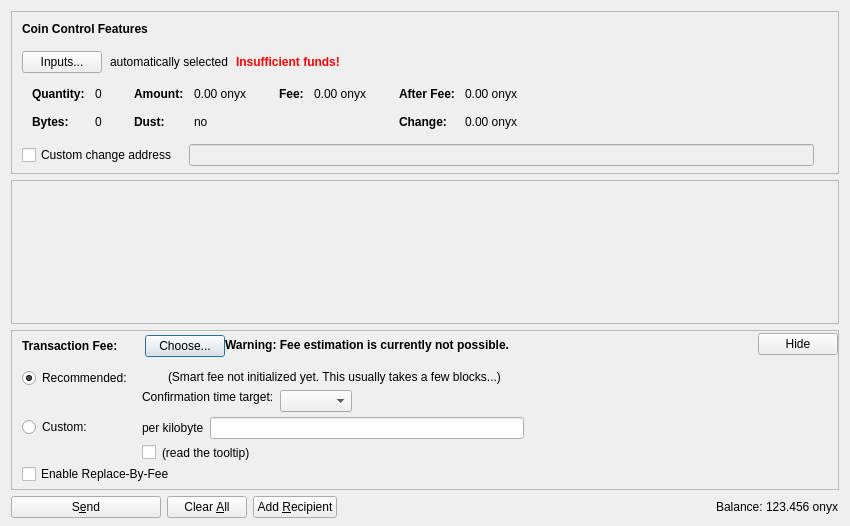
<?xml version="1.0" encoding="UTF-8"?>
<ui version="4.0">
 <class>SendCoinsDialog</class>
 <widget class="QDialog" name="SendCoinsDialog">
  <property name="geometry">
   <rect>
    <x>0</x>
    <y>0</y>
    <width>850</width>
    <height>526</height>
   </rect>
  </property>
  <property name="windowTitle">
   <string>Send Coins</string>
  </property>
  <layout class="QVBoxLayout" name="verticalLayout" stretch="0,1,0,0">
   <property name="bottomMargin">
    <number>8</number>
   </property>
   <item>
    <widget class="QFrame" name="frameCoinControl">
     <property name="sizePolicy">
      <sizepolicy hsizetype="Expanding" vsizetype="Expanding">
       <horstretch>0</horstretch>
       <verstretch>0</verstretch>
      </sizepolicy>
     </property>
     <property name="maximumSize">
      <size>
       <width>16777215</width>
       <height>16777215</height>
      </size>
     </property>
     <property name="frameShape">
      <enum>QFrame::StyledPanel</enum>
     </property>
     <property name="frameShadow">
      <enum>QFrame::Sunken</enum>
     </property>
     <layout class="QVBoxLayout" name="verticalLayoutCoinControl2">
      <property name="spacing">
       <number>0</number>
      </property>
      <property name="leftMargin">
       <number>0</number>
      </property>
      <property name="topMargin">
       <number>0</number>
      </property>
      <property name="rightMargin">
       <number>0</number>
      </property>
      <property name="bottomMargin">
       <number>6</number>
      </property>
      <item>
       <layout class="QVBoxLayout" name="verticalLayoutCoinControl" stretch="0,0,0,0,1">
        <property name="spacing">
         <number>0</number>
        </property>
        <property name="leftMargin">
         <number>10</number>
        </property>
        <property name="topMargin">
         <number>10</number>
        </property>
        <item>
         <layout class="QHBoxLayout" name="horizontalLayoutCoinControl1">
          <property name="bottomMargin">
           <number>15</number>
          </property>
          <item>
           <widget class="QLabel" name="labelCoinControlFeatures">
            <property name="sizePolicy">
             <sizepolicy hsizetype="Preferred" vsizetype="Maximum">
              <horstretch>0</horstretch>
              <verstretch>0</verstretch>
             </sizepolicy>
            </property>
            <property name="font">
             <font>
              <weight>75</weight>
              <bold>true</bold>
             </font>
            </property>
            <property name="styleSheet">
             <string notr="true">font-weight:bold;</string>
            </property>
            <property name="text">
             <string>Coin Control Features</string>
            </property>
           </widget>
          </item>
         </layout>
        </item>
        <item>
         <layout class="QHBoxLayout" name="horizontalLayoutCoinControl2" stretch="0,0,0,0">
          <property name="spacing">
           <number>8</number>
          </property>
          <property name="bottomMargin">
           <number>10</number>
          </property>
          <item>
           <widget class="QPushButton" name="pushButtonCoinControl">
            <property name="styleSheet">
             <string notr="true"/>
            </property>
            <property name="text">
             <string>Inputs...</string>
            </property>
            <property name="autoDefault">
             <bool>false</bool>
            </property>
           </widget>
          </item>
          <item>
           <widget class="QLabel" name="labelCoinControlAutomaticallySelected">
            <property name="text">
             <string>automatically selected</string>
            </property>
            <property name="margin">
             <number>5</number>
            </property>
           </widget>
          </item>
          <item>
           <widget class="QLabel" name="labelCoinControlInsuffFunds">
            <property name="font">
             <font>
              <weight>75</weight>
              <bold>true</bold>
             </font>
            </property>
            <property name="styleSheet">
             <string notr="true">color:red;font-weight:bold;</string>
            </property>
            <property name="text">
             <string>Insufficient funds!</string>
            </property>
            <property name="margin">
             <number>5</number>
            </property>
           </widget>
          </item>
          <item>
           <spacer name="horizontalSpacerCoinControl">
            <property name="orientation">
             <enum>Qt::Horizontal</enum>
            </property>
            <property name="sizeHint" stdset="0">
             <size>
              <width>40</width>
              <height>1</height>
             </size>
            </property>
           </spacer>
          </item>
         </layout>
        </item>
        <item>
         <widget class="QWidget" name="widgetCoinControl" native="true">
          <property name="sizePolicy">
           <sizepolicy hsizetype="Preferred" vsizetype="Preferred">
            <horstretch>0</horstretch>
            <verstretch>0</verstretch>
           </sizepolicy>
          </property>
          <property name="minimumSize">
           <size>
            <width>0</width>
            <height>0</height>
           </size>
          </property>
          <property name="styleSheet">
           <string notr="true"/>
          </property>
          <layout class="QHBoxLayout" name="horizontalLayoutCoinControl5">
           <property name="leftMargin">
            <number>0</number>
           </property>
           <property name="topMargin">
            <number>0</number>
           </property>
           <property name="rightMargin">
            <number>0</number>
           </property>
           <property name="bottomMargin">
            <number>0</number>
           </property>
           <item>
            <layout class="QHBoxLayout" name="horizontalLayoutCoinControl3" stretch="0,0,0,1">
             <property name="spacing">
              <number>20</number>
             </property>
             <property name="topMargin">
              <number>0</number>
             </property>
             <property name="bottomMargin">
              <number>10</number>
             </property>
             <item>
              <layout class="QFormLayout" name="formLayoutCoinControl1">
               <property name="horizontalSpacing">
                <number>10</number>
               </property>
               <property name="verticalSpacing">
                <number>14</number>
               </property>
               <property name="leftMargin">
                <number>10</number>
               </property>
               <property name="topMargin">
                <number>4</number>
               </property>
               <property name="rightMargin">
                <number>6</number>
               </property>
               <item row="0" column="0">
                <widget class="QLabel" name="labelCoinControlQuantityText">
                 <property name="font">
                  <font>
                   <weight>75</weight>
                   <bold>true</bold>
                  </font>
                 </property>
                 <property name="text">
                  <string>Quantity:</string>
                 </property>
                 <property name="margin">
                  <number>0</number>
                 </property>
                </widget>
               </item>
               <item row="0" column="1">
                <widget class="QLabel" name="labelCoinControlQuantity">
                 <property name="cursor">
                  <cursorShape>IBeamCursor</cursorShape>
                 </property>
                 <property name="contextMenuPolicy">
                  <enum>Qt::ActionsContextMenu</enum>
                 </property>
                 <property name="text">
                  <string notr="true">0</string>
                 </property>
                 <property name="margin">
                  <number>0</number>
                 </property>
                 <property name="textInteractionFlags">
                  <set>Qt::LinksAccessibleByMouse|Qt::TextSelectableByKeyboard|Qt::TextSelectableByMouse</set>
                 </property>
                </widget>
               </item>
               <item row="1" column="0">
                <widget class="QLabel" name="labelCoinControlBytesText">
                 <property name="font">
                  <font>
                   <weight>75</weight>
                   <bold>true</bold>
                  </font>
                 </property>
                 <property name="text">
                  <string>Bytes:</string>
                 </property>
                </widget>
               </item>
               <item row="1" column="1">
                <widget class="QLabel" name="labelCoinControlBytes">
                 <property name="cursor">
                  <cursorShape>IBeamCursor</cursorShape>
                 </property>
                 <property name="contextMenuPolicy">
                  <enum>Qt::ActionsContextMenu</enum>
                 </property>
                 <property name="text">
                  <string notr="true">0</string>
                 </property>
                 <property name="textInteractionFlags">
                  <set>Qt::LinksAccessibleByMouse|Qt::TextSelectableByKeyboard|Qt::TextSelectableByMouse</set>
                 </property>
                </widget>
               </item>
              </layout>
             </item>
             <item>
              <layout class="QFormLayout" name="formLayoutCoinControl2">
               <property name="horizontalSpacing">
                <number>10</number>
               </property>
               <property name="verticalSpacing">
                <number>14</number>
               </property>
               <property name="leftMargin">
                <number>6</number>
               </property>
               <property name="topMargin">
                <number>4</number>
               </property>
               <property name="rightMargin">
                <number>6</number>
               </property>
               <item row="0" column="0">
                <widget class="QLabel" name="labelCoinControlAmountText">
                 <property name="font">
                  <font>
                   <weight>75</weight>
                   <bold>true</bold>
                  </font>
                 </property>
                 <property name="text">
                  <string>Amount:</string>
                 </property>
                 <property name="margin">
                  <number>0</number>
                 </property>
                </widget>
               </item>
               <item row="0" column="1">
                <widget class="QLabel" name="labelCoinControlAmount">
                 <property name="cursor">
                  <cursorShape>IBeamCursor</cursorShape>
                 </property>
                 <property name="contextMenuPolicy">
                  <enum>Qt::ActionsContextMenu</enum>
                 </property>
                 <property name="text">
                  <string notr="true">0.00 onyx</string>
                 </property>
                 <property name="textInteractionFlags">
                  <set>Qt::LinksAccessibleByMouse|Qt::TextSelectableByKeyboard|Qt::TextSelectableByMouse</set>
                 </property>
                </widget>
               </item>
               <item row="1" column="0">
                <widget class="QLabel" name="labelCoinControlLowOutputText">
                 <property name="font">
                  <font>
                   <weight>75</weight>
                   <bold>true</bold>
                  </font>
                 </property>
                 <property name="text">
                  <string>Dust:</string>
                 </property>
                </widget>
               </item>
               <item row="1" column="1">
                <widget class="QLabel" name="labelCoinControlLowOutput">
                 <property name="cursor">
                  <cursorShape>IBeamCursor</cursorShape>
                 </property>
                 <property name="contextMenuPolicy">
                  <enum>Qt::ActionsContextMenu</enum>
                 </property>
                 <property name="text">
                  <string notr="true">no</string>
                 </property>
                 <property name="textInteractionFlags">
                  <set>Qt::LinksAccessibleByMouse|Qt::TextSelectableByKeyboard|Qt::TextSelectableByMouse</set>
                 </property>
                </widget>
               </item>
              </layout>
             </item>
             <item>
              <layout class="QFormLayout" name="formLayoutCoinControl3">
               <property name="horizontalSpacing">
                <number>10</number>
               </property>
               <property name="verticalSpacing">
                <number>14</number>
               </property>
               <property name="leftMargin">
                <number>6</number>
               </property>
               <property name="topMargin">
                <number>4</number>
               </property>
               <property name="rightMargin">
                <number>6</number>
               </property>
               <item row="0" column="0">
                <widget class="QLabel" name="labelCoinControlFeeText">
                 <property name="font">
                  <font>
                   <weight>75</weight>
                   <bold>true</bold>
                  </font>
                 </property>
                 <property name="text">
                  <string>Fee:</string>
                 </property>
                 <property name="margin">
                  <number>0</number>
                 </property>
                </widget>
               </item>
               <item row="0" column="1">
                <widget class="QLabel" name="labelCoinControlFee">
                 <property name="cursor">
                  <cursorShape>IBeamCursor</cursorShape>
                 </property>
                 <property name="contextMenuPolicy">
                  <enum>Qt::ActionsContextMenu</enum>
                 </property>
                 <property name="text">
                  <string notr="true">0.00 onyx</string>
                 </property>
                 <property name="textInteractionFlags">
                  <set>Qt::LinksAccessibleByMouse|Qt::TextSelectableByKeyboard|Qt::TextSelectableByMouse</set>
                 </property>
                </widget>
               </item>
              </layout>
             </item>
             <item>
              <layout class="QFormLayout" name="formLayoutCoinControl4">
               <property name="horizontalSpacing">
                <number>10</number>
               </property>
               <property name="verticalSpacing">
                <number>14</number>
               </property>
               <property name="leftMargin">
                <number>6</number>
               </property>
               <property name="topMargin">
                <number>4</number>
               </property>
               <property name="rightMargin">
                <number>6</number>
               </property>
               <item row="0" column="0">
                <widget class="QLabel" name="labelCoinControlAfterFeeText">
                 <property name="font">
                  <font>
                   <weight>75</weight>
                   <bold>true</bold>
                  </font>
                 </property>
                 <property name="text">
                  <string>After Fee:</string>
                 </property>
                 <property name="margin">
                  <number>0</number>
                 </property>
                </widget>
               </item>
               <item row="0" column="1">
                <widget class="QLabel" name="labelCoinControlAfterFee">
                 <property name="cursor">
                  <cursorShape>IBeamCursor</cursorShape>
                 </property>
                 <property name="contextMenuPolicy">
                  <enum>Qt::ActionsContextMenu</enum>
                 </property>
                 <property name="text">
                  <string notr="true">0.00 onyx</string>
                 </property>
                 <property name="textInteractionFlags">
                  <set>Qt::LinksAccessibleByMouse|Qt::TextSelectableByKeyboard|Qt::TextSelectableByMouse</set>
                 </property>
                </widget>
               </item>
               <item row="1" column="0">
                <widget class="QLabel" name="labelCoinControlChangeText">
                 <property name="font">
                  <font>
                   <weight>75</weight>
                   <bold>true</bold>
                  </font>
                 </property>
                 <property name="text">
                  <string>Change:</string>
                 </property>
                </widget>
               </item>
               <item row="1" column="1">
                <widget class="QLabel" name="labelCoinControlChange">
                 <property name="cursor">
                  <cursorShape>IBeamCursor</cursorShape>
                 </property>
                 <property name="contextMenuPolicy">
                  <enum>Qt::ActionsContextMenu</enum>
                 </property>
                 <property name="text">
                  <string notr="true">0.00 onyx</string>
                 </property>
                 <property name="textInteractionFlags">
                  <set>Qt::LinksAccessibleByMouse|Qt::TextSelectableByKeyboard|Qt::TextSelectableByMouse</set>
                 </property>
                </widget>
               </item>
              </layout>
             </item>
            </layout>
           </item>
          </layout>
         </widget>
        </item>
        <item>
         <layout class="QHBoxLayout" name="horizontalLayoutCoinControl4" stretch="0,0,0">
          <property name="spacing">
           <number>12</number>
          </property>
          <property name="sizeConstraint">
           <enum>QLayout::SetDefaultConstraint</enum>
          </property>
          <property name="topMargin">
           <number>5</number>
          </property>
          <property name="rightMargin">
           <number>5</number>
          </property>
          <item>
           <widget class="QCheckBox" name="checkBoxCoinControlChange">
            <property name="toolTip">
             <string>If this is activated, but the change address is empty or invalid, change will be sent to a newly generated address.</string>
            </property>
            <property name="text">
             <string>Custom change address</string>
            </property>
           </widget>
          </item>
          <item>
           <widget class="QValidatedLineEdit" name="lineEditCoinControlChange">
            <property name="enabled">
             <bool>false</bool>
            </property>
            <property name="sizePolicy">
             <sizepolicy hsizetype="Expanding" vsizetype="Fixed">
              <horstretch>0</horstretch>
              <verstretch>0</verstretch>
             </sizepolicy>
            </property>
           </widget>
          </item>
          <item>
           <widget class="QLabel" name="labelCoinControlChangeLabel">
            <property name="sizePolicy">
             <sizepolicy hsizetype="Preferred" vsizetype="Expanding">
              <horstretch>0</horstretch>
              <verstretch>0</verstretch>
             </sizepolicy>
            </property>
            <property name="minimumSize">
             <size>
              <width>0</width>
              <height>0</height>
             </size>
            </property>
            <property name="text">
             <string/>
            </property>
            <property name="margin">
             <number>3</number>
            </property>
           </widget>
          </item>
         </layout>
        </item>
        <item>
         <spacer name="verticalSpacerCoinControl">
          <property name="orientation">
           <enum>Qt::Vertical</enum>
          </property>
          <property name="sizeHint" stdset="0">
           <size>
            <width>800</width>
            <height>1</height>
           </size>
          </property>
         </spacer>
        </item>
       </layout>
      </item>
     </layout>
    </widget>
   </item>
   <item>
    <widget class="QScrollArea" name="scrollArea">
     <property name="widgetResizable">
      <bool>true</bool>
     </property>
     <widget class="QWidget" name="scrollAreaWidgetContents">
      <property name="geometry">
       <rect>
        <x>0</x>
        <y>0</y>
        <width>830</width>
        <height>104</height>
       </rect>
      </property>
      <layout class="QVBoxLayout" name="verticalLayout_2" stretch="0,1">
       <property name="leftMargin">
        <number>0</number>
       </property>
       <property name="topMargin">
        <number>0</number>
       </property>
       <property name="rightMargin">
        <number>0</number>
       </property>
       <property name="bottomMargin">
        <number>0</number>
       </property>
       <item>
        <layout class="QVBoxLayout" name="entries">
         <property name="spacing">
          <number>6</number>
         </property>
        </layout>
       </item>
       <item>
        <spacer name="verticalSpacer">
         <property name="orientation">
          <enum>Qt::Vertical</enum>
         </property>
         <property name="sizeHint" stdset="0">
          <size>
           <width>20</width>
           <height>40</height>
          </size>
         </property>
        </spacer>
       </item>
      </layout>
     </widget>
    </widget>
   </item>
   <item>
    <widget class="QFrame" name="frameFee">
     <property name="sizePolicy">
      <sizepolicy hsizetype="Expanding" vsizetype="Expanding">
       <horstretch>0</horstretch>
       <verstretch>0</verstretch>
      </sizepolicy>
     </property>
     <property name="maximumSize">
      <size>
       <width>16777215</width>
       <height>16777215</height>
      </size>
     </property>
     <property name="frameShape">
      <enum>QFrame::StyledPanel</enum>
     </property>
     <property name="frameShadow">
      <enum>QFrame::Sunken</enum>
     </property>
     <layout class="QVBoxLayout" name="verticalLayoutFee1">
      <property name="spacing">
       <number>0</number>
      </property>
      <property name="leftMargin">
       <number>0</number>
      </property>
      <property name="topMargin">
       <number>0</number>
      </property>
      <property name="rightMargin">
       <number>0</number>
      </property>
      <property name="bottomMargin">
       <number>0</number>
      </property>
      <item>
       <layout class="QVBoxLayout" name="verticalLayoutFee2" stretch="0,0,0">
        <property name="spacing">
         <number>0</number>
        </property>
        <property name="leftMargin">
         <number>10</number>
        </property>
        <property name="topMargin">
         <number>0</number>
        </property>
        <item>
         <layout class="QHBoxLayout" name="horizontalLayoutFee1">
          <property name="bottomMargin">
           <number>0</number>
          </property>
          <item>
           <layout class="QVBoxLayout" name="verticalLayoutFee7">
            <property name="spacing">
             <number>0</number>
            </property>
            <item>
             <spacer name="verticalSpacerSmartFee">
              <property name="orientation">
               <enum>Qt::Vertical</enum>
              </property>
              <property name="sizeType">
               <enum>QSizePolicy::Fixed</enum>
              </property>
              <property name="sizeHint" stdset="0">
               <size>
                <width>1</width>
                <height>4</height>
               </size>
              </property>
             </spacer>
            </item>
            <item>
             <layout class="QHBoxLayout" name="horizontalLayoutSmartFee">
              <property name="spacing">
               <number>10</number>
              </property>
              <item>
               <widget class="QLabel" name="labelFeeHeadline">
                <property name="sizePolicy">
                 <sizepolicy hsizetype="Preferred" vsizetype="Maximum">
                  <horstretch>0</horstretch>
                  <verstretch>0</verstretch>
                 </sizepolicy>
                </property>
                <property name="font">
                 <font>
                  <weight>75</weight>
                  <bold>true</bold>
                 </font>
                </property>
                <property name="styleSheet">
                 <string notr="true">font-weight:bold;</string>
                </property>
                <property name="text">
                 <string>Transaction Fee:</string>
                </property>
               </widget>
              </item>
              <item>
               <widget class="QLabel" name="labelFeeMinimized">
                <property name="text">
                 <string/>
                </property>
               </widget>
              </item>
              <item>
               <widget class="QPushButton" name="buttonChooseFee">
                <property name="text">
                 <string>Choose...</string>
                </property>
               </widget>
              </item>
             </layout>
            </item>
            <item>
             <spacer name="verticalSpacer_5">
              <property name="orientation">
               <enum>Qt::Vertical</enum>
              </property>
              <property name="sizeHint" stdset="0">
               <size>
                <width>1</width>
                <height>1</height>
               </size>
              </property>
             </spacer>
            </item>
           </layout>
          </item>
          <item>
           <widget class="QLabel" name="fallbackFeeWarningLabel">
            <property name="toolTip">
             <string>Using the fallbackfee can result in sending a transaction that will take several hours or days (or never) to confirm. Consider choosing your fee manually or wait until you have validated the complete chain.</string>
            </property>
            <property name="font">
            <font>
                <weight>75</weight>
                <bold>true</bold>
            </font>
            </property>
            <property name="text">
             <string>Warning: Fee estimation is currently not possible.</string>
            </property>
            <property name="wordWrap">
             <bool>false</bool>
            </property>
           </widget>
          </item>
          <item>
           <spacer name="horizontalSpacer_4">
            <property name="orientation">
             <enum>Qt::Horizontal</enum>
            </property>
            <property name="sizeType">
             <enum>QSizePolicy::MinimumExpanding</enum>
            </property>
            <property name="sizeHint" stdset="0">
             <size>
              <width>40</width>
              <height>20</height>
             </size>
            </property>
           </spacer>
          </item>
          <item>
           <widget class="QPushButton" name="buttonMinimizeFee">
            <property name="toolTip">
             <string>collapse fee-settings</string>
            </property>
            <property name="text">
             <string>Hide</string>
            </property>
           </widget>
          </item>
         </layout>
        </item>
        <item>
         <widget class="QFrame" name="frameFeeSelection">
          <layout class="QVBoxLayout" name="verticalLayoutFee12">
           <property name="spacing">
            <number>0</number>
           </property>
           <property name="leftMargin">
            <number>0</number>
           </property>
           <property name="topMargin">
            <number>0</number>
           </property>
           <property name="rightMargin">
            <number>0</number>
           </property>
           <property name="bottomMargin">
            <number>0</number>
           </property>
           <item>
            <layout class="QGridLayout" name="gridLayoutFee">
             <property name="topMargin">
              <number>10</number>
             </property>
             <property name="bottomMargin">
              <number>4</number>
             </property>
             <property name="horizontalSpacing">
              <number>10</number>
             </property>
             <property name="verticalSpacing">
              <number>4</number>
             </property>
             <item row="1" column="1">
              <layout class="QVBoxLayout" name="verticalLayoutFee8">
               <property name="spacing">
                <number>6</number>
               </property>
               <item>
                <layout class="QHBoxLayout" name="horizontalLayoutFee13">
                 <item>
                  <widget class="QLabel" name="labelCustomPerKilobyte">
                   <property name="toolTip">
                    <string>Specify a custom fee per kB (1,000 bytes) of the transaction's virtual size.

Note:  Since the fee is calculated on a per-byte basis, a fee of "100 satoshis per kB" for a transaction size of 500 bytes (half of 1 kB) would ultimately yield a fee of only 50 satoshis.</string>
                   </property>
                   <property name="text">
                    <string>per kilobyte</string>
                   </property>
                  </widget>
                 </item>
                 <item>
                  <widget class="BitcoinAmountField" name="customFee"/>
                 </item>
                 <item>
                  <spacer name="horizontalSpacer_6">
                   <property name="orientation">
                    <enum>Qt::Horizontal</enum>
                   </property>
                   <property name="sizeHint" stdset="0">
                    <size>
                     <width>1</width>
                     <height>1</height>
                    </size>
                   </property>
                  </spacer>
                 </item>
                </layout>
               </item>
               <item>
                <layout class="QHBoxLayout" name="horizontalLayoutFee8">
                 <item>
                  <widget class="QCheckBox" name="checkBoxMinimumFee">
                   <property name="toolTip">
                    <string>Paying only the minimum fee is just fine as long as there is less transaction volume than space in the blocks. But be aware that this can end up in a never confirming transaction once there is more demand for onyx transactions than the network can process.</string>
                   </property>
                   <property name="text">
                    <string/>
                   </property>
                  </widget>
                 </item>
                 <item>
                  <widget class="QLabel" name="labelMinFeeWarning">
                   <property name="enabled">
                    <bool>true</bool>
                   </property>
                   <property name="toolTip">
                    <string>Paying only the minimum fee is just fine as long as there is less transaction volume than space in the blocks. But be aware that this can end up in a never confirming transaction once there is more demand for onyx transactions than the network can process.</string>
                   </property>
                   <property name="text">
                    <string>(read the tooltip)</string>
                   </property>
                   <property name="margin">
                    <number>5</number>
                   </property>
                  </widget>
                 </item>
                 <item>
                  <spacer name="horizontalSpacer_2">
                   <property name="orientation">
                    <enum>Qt::Horizontal</enum>
                   </property>
                   <property name="sizeHint" stdset="0">
                    <size>
                     <width>1</width>
                     <height>1</height>
                    </size>
                   </property>
                  </spacer>
                 </item>
                </layout>
               </item>
              </layout>
             </item>
             <item row="0" column="0">
              <layout class="QVBoxLayout" name="verticalLayoutFee4" stretch="0,1">
               <item>
                <widget class="QRadioButton" name="radioSmartFee">
                 <property name="text">
                  <string>Recommended:</string>
                 </property>
                 <property name="checked">
                  <bool>true</bool>
                 </property>
                 <attribute name="buttonGroup">
                  <string notr="true">groupFee</string>
                 </attribute>
                </widget>
               </item>
               <item>
                <spacer name="verticalSpacer_2">
                 <property name="orientation">
                  <enum>Qt::Vertical</enum>
                 </property>
                 <property name="sizeHint" stdset="0">
                  <size>
                   <width>1</width>
                   <height>1</height>
                  </size>
                 </property>
                </spacer>
               </item>
              </layout>
             </item>
             <item row="1" column="0">
              <layout class="QVBoxLayout" name="verticalLayoutFee9" stretch="0,1">
               <item>
                <widget class="QRadioButton" name="radioCustomFee">
                 <property name="text">
                  <string>Custom:</string>
                 </property>
                 <attribute name="buttonGroup">
                  <string notr="true">groupFee</string>
                 </attribute>
                </widget>
               </item>
               <item>
                <spacer name="verticalSpacer_6">
                 <property name="orientation">
                  <enum>Qt::Vertical</enum>
                 </property>
                 <property name="sizeHint" stdset="0">
                  <size>
                   <width>1</width>
                   <height>1</height>
                  </size>
                 </property>
                </spacer>
               </item>
              </layout>
             </item>
             <item row="0" column="1">
              <layout class="QVBoxLayout" name="verticalLayoutFee3" stretch="0,0,1">
               <property name="spacing">
                <number>6</number>
               </property>
               <property name="topMargin">
                <number>2</number>
               </property>
               <item>
                <layout class="QHBoxLayout" name="horizontalLayoutFee12">
                 <item>
                  <widget class="QLabel" name="labelSmartFee">
                   <property name="text">
                    <string/>
                   </property>
                   <property name="margin">
                    <number>2</number>
                   </property>
                  </widget>
                 </item>
                 <item>
                  <widget class="QLabel" name="labelFeeEstimation">
                   <property name="text">
                    <string/>
                   </property>
                  </widget>
                 </item>
                 <item>
                  <widget class="QLabel" name="labelSmartFee2">
                   <property name="text">
                    <string>(Smart fee not initialized yet. This usually takes a few blocks...)</string>
                   </property>
                   <property name="margin">
                    <number>2</number>
                   </property>
                  </widget>
                 </item>
                 <item>
                  <spacer name="horizontalSpacer_5">
                   <property name="orientation">
                    <enum>Qt::Horizontal</enum>
                   </property>
                   <property name="sizeHint" stdset="0">
                    <size>
                     <width>1</width>
                     <height>1</height>
                    </size>
                   </property>
                  </spacer>
                 </item>
                </layout>
               </item>
               <item>
                <layout class="QHBoxLayout" name="horizontalLayoutFee9">
                 <item>
                  <layout class="QVBoxLayout" name="verticalLayoutFee6">
                   <item>
                    <widget class="QLabel" name="labelSmartFee3">
                     <property name="text">
                      <string>Confirmation time target:</string>
                     </property>
                     <property name="margin">
                      <number>2</number>
                     </property>
                    </widget>
                   </item>
                   <item>
                    <spacer name="verticalSpacer_3">
                     <property name="orientation">
                      <enum>Qt::Vertical</enum>
                     </property>
                     <property name="sizeHint" stdset="0">
                      <size>
                       <width>1</width>
                       <height>1</height>
                      </size>
                     </property>
                    </spacer>
                   </item>
                  </layout>
                 </item>
                 <item>
                  <layout class="QVBoxLayout" name="verticalLayoutFee5">
                   <property name="rightMargin">
                    <number>30</number>
                   </property>
                   <item>
                    <layout class="QHBoxLayout" name="horizontalLayoutConfTarget">
                     <property name="bottomMargin">
                      <number>0</number>
                     </property>
                     <item>
                      <widget class="QComboBox" name="confTargetSelector"/>
                     </item>
                     <item>
                      <spacer name="horizontalSpacerConfTarget">
                       <property name="orientation">
                        <enum>Qt::Horizontal</enum>
                       </property>
                       <property name="sizeHint" stdset="0">
                        <size>
                         <width>40</width>
                         <height>20</height>
                        </size>
                       </property>
                      </spacer>
                     </item>
                    </layout>
                   </item>
                  </layout>
                 </item>
                </layout>
               </item>
               <item>
                <spacer name="verticalSpacer_4">
                 <property name="orientation">
                  <enum>Qt::Vertical</enum>
                 </property>
                 <property name="sizeHint" stdset="0">
                  <size>
                   <width>1</width>
                   <height>1</height>
                  </size>
                 </property>
                </spacer>
               </item>
              </layout>
             </item>
            </layout>
           </item>
           <item>
            <widget class="QCheckBox" name="optInRBF">
             <property name="text">
              <string>Enable Replace-By-Fee</string>
             </property>
             <property name="toolTip">
              <string>With Replace-By-Fee (BIP-125) you can increase a transaction's fee after it is sent. Without this, a higher fee may be recommended to compensate for increased transaction delay risk.</string>
             </property>
            </widget>
           </item>
          </layout>
         </widget>
        </item>
        <item>
         <spacer name="verticalSpacerFee">
          <property name="orientation">
           <enum>Qt::Vertical</enum>
          </property>
          <property name="sizeHint" stdset="0">
           <size>
            <width>40</width>
            <height>5</height>
           </size>
          </property>
         </spacer>
        </item>
       </layout>
      </item>
     </layout>
    </widget>
   </item>
   <item>
    <layout class="QHBoxLayout" name="horizontalLayout">
     <item>
      <widget class="QPushButton" name="sendButton">
       <property name="minimumSize">
        <size>
         <width>150</width>
         <height>0</height>
        </size>
       </property>
       <property name="toolTip">
        <string>Confirm the send action</string>
       </property>
       <property name="text">
        <string>S&amp;end</string>
       </property>
       <property name="icon">
        <iconset resource="../bitcoin.qrc">
         <normaloff>:/icons/send</normaloff>:/icons/send</iconset>
       </property>
       <property name="autoDefault">
        <bool>false</bool>
       </property>
       <property name="default">
        <bool>false</bool>
       </property>
      </widget>
     </item>
     <item>
      <widget class="QPushButton" name="clearButton">
       <property name="sizePolicy">
        <sizepolicy hsizetype="Minimum" vsizetype="Fixed">
         <horstretch>0</horstretch>
         <verstretch>0</verstretch>
        </sizepolicy>
       </property>
       <property name="toolTip">
        <string>Clear all fields of the form.</string>
       </property>
       <property name="text">
        <string>Clear &amp;All</string>
       </property>
       <property name="icon">
        <iconset resource="../bitcoin.qrc">
         <normaloff>:/icons/remove</normaloff>:/icons/remove</iconset>
       </property>
       <property name="autoDefault">
        <bool>false</bool>
       </property>
      </widget>
     </item>
     <item>
      <widget class="QPushButton" name="addButton">
       <property name="toolTip">
        <string>Send to multiple recipients at once</string>
       </property>
       <property name="text">
        <string>Add &amp;Recipient</string>
       </property>
       <property name="icon">
        <iconset resource="../bitcoin.qrc">
         <normaloff>:/icons/add</normaloff>:/icons/add</iconset>
       </property>
       <property name="autoDefault">
        <bool>false</bool>
       </property>
      </widget>
     </item>
     <item>
      <spacer name="horizontalSpacer">
       <property name="orientation">
        <enum>Qt::Horizontal</enum>
       </property>
       <property name="sizeHint" stdset="0">
        <size>
         <width>40</width>
         <height>20</height>
        </size>
       </property>
      </spacer>
     </item>
     <item>
      <layout class="QHBoxLayout" name="horizontalLayout_2">
       <property name="spacing">
        <number>3</number>
       </property>
       <item>
        <widget class="QLabel" name="label">
         <property name="sizePolicy">
          <sizepolicy hsizetype="Preferred" vsizetype="Fixed">
           <horstretch>0</horstretch>
           <verstretch>0</verstretch>
          </sizepolicy>
         </property>
         <property name="text">
          <string>Balance:</string>
         </property>
        </widget>
       </item>
       <item>
        <widget class="QLabel" name="labelBalance">
         <property name="sizePolicy">
          <sizepolicy hsizetype="Preferred" vsizetype="Fixed">
           <horstretch>0</horstretch>
           <verstretch>0</verstretch>
          </sizepolicy>
         </property>
         <property name="cursor">
          <cursorShape>IBeamCursor</cursorShape>
         </property>
         <property name="text">
          <string notr="true">123.456 onyx</string>
         </property>
         <property name="textInteractionFlags">
          <set>Qt::LinksAccessibleByMouse|Qt::TextSelectableByKeyboard|Qt::TextSelectableByMouse</set>
         </property>
        </widget>
       </item>
      </layout>
     </item>
    </layout>
   </item>
  </layout>
 </widget>
 <customwidgets>
  <customwidget>
   <class>QValidatedLineEdit</class>
   <extends>QLineEdit</extends>
   <header>qt/qvalidatedlineedit.h</header>
  </customwidget>
  <customwidget>
   <class>BitcoinAmountField</class>
   <extends>QLineEdit</extends>
   <header>qt/bitcoinamountfield.h</header>
   <container>1</container>
  </customwidget>
 </customwidgets>
 <resources>
  <include location="../bitcoin.qrc"/>
 </resources>
 <connections/>
 <buttongroups>
  <buttongroup name="groupFee"/>
 </buttongroups>
</ui>
